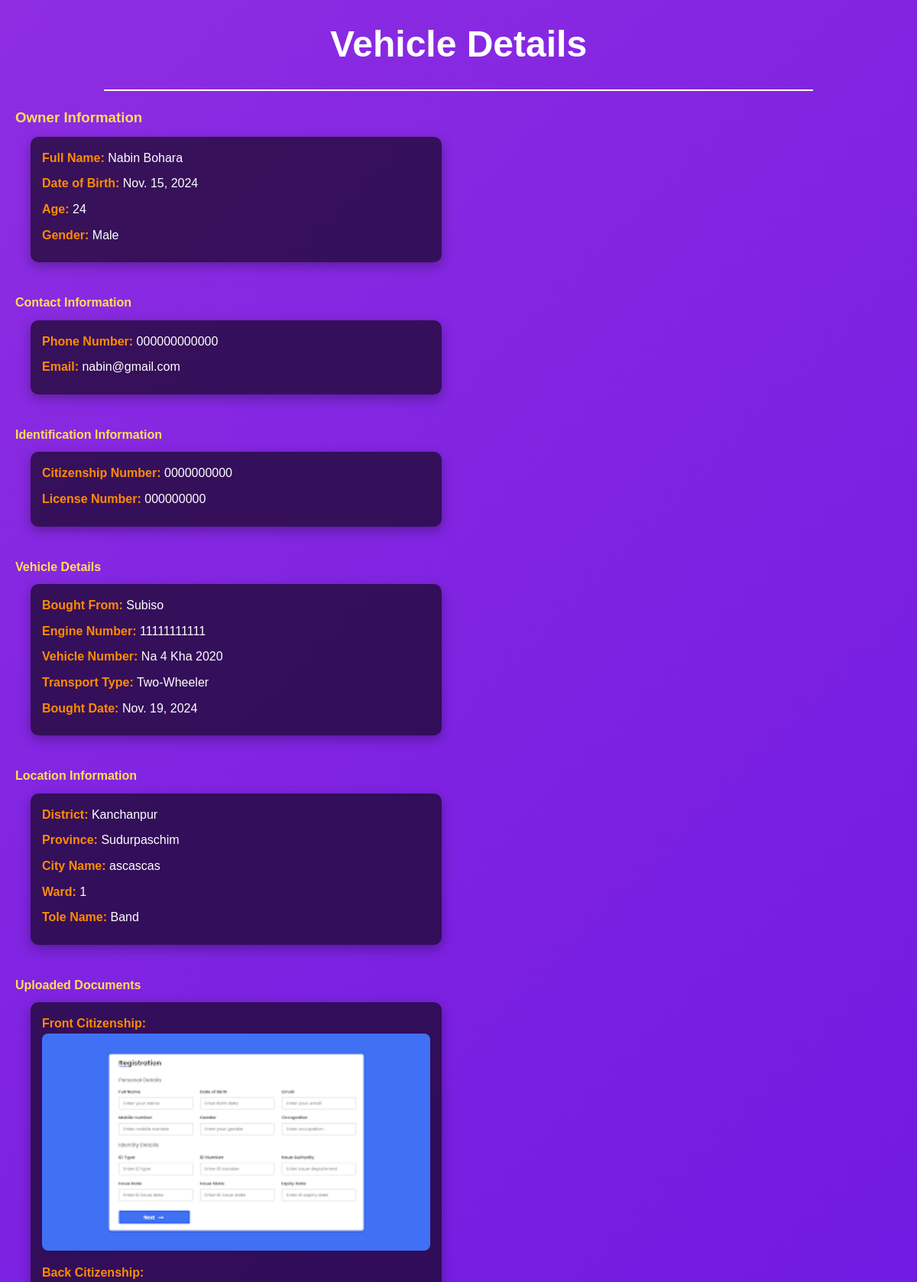
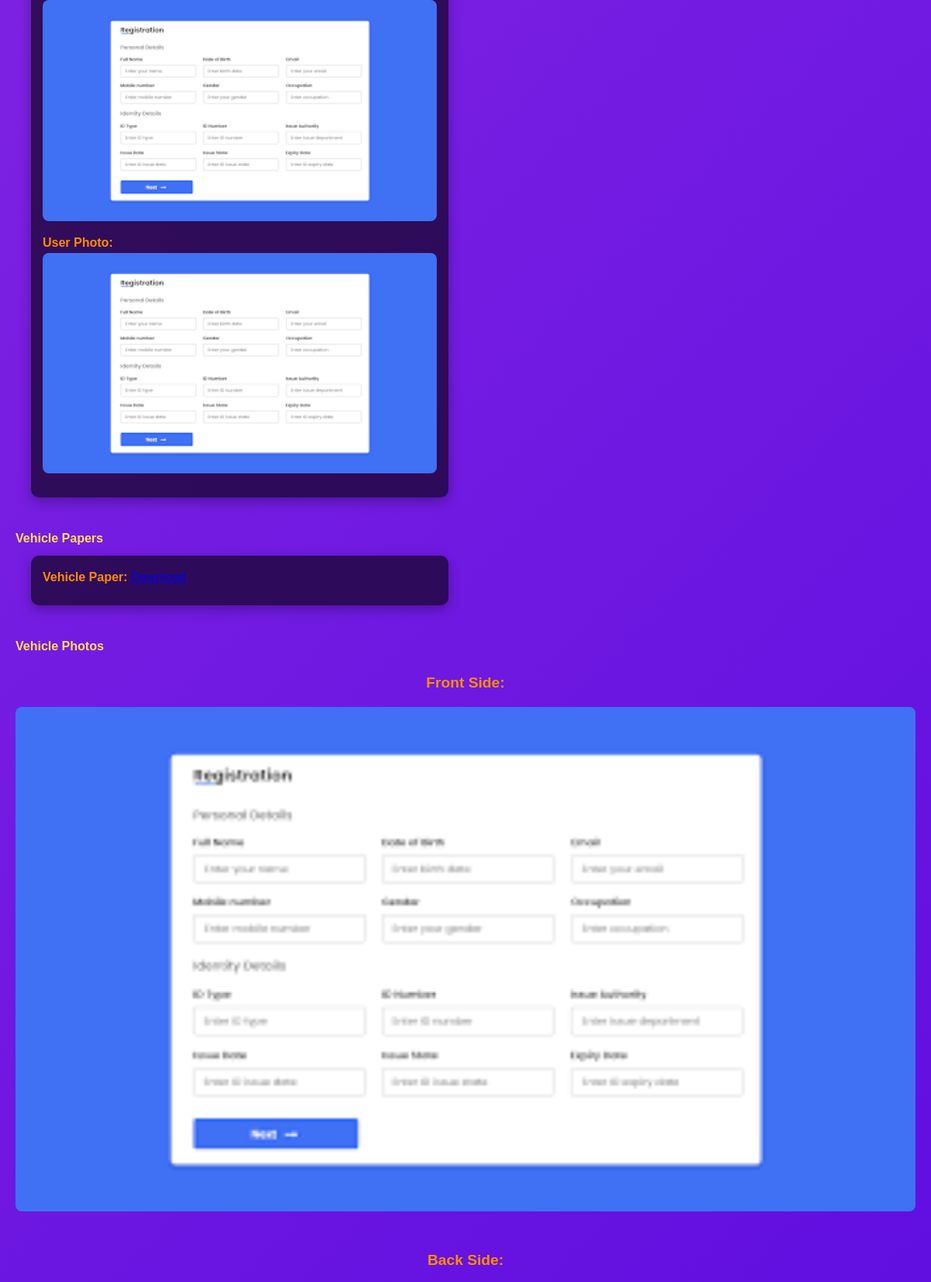
The app's page /vehicles/1/ (upper part) with its own data (2 pictures, top to bottom).
### complaints/models.py (models this page shows, shortened)
class VehicleRegistration(models.Model):
    full_name = models.CharField(max_length=255)
    date_of_birth = models.DateField()
    age = models.IntegerField()
    gender_choices = [('M', 'Male'), ('F', 'Female'), ('O', 'Other')]
    gender = models.CharField(max_length=1, choices=gender_choices)
    phone_number = models.CharField(max_length=15)
    email = models.EmailField()
    citizenship_no = models.CharField(max_length=50)
    licence_no = models.CharField(max_length=50)
    bought_from = models.CharField(max_length=255)
    engine_no = models.CharField(max_length=50)
    vehicle_no = models.CharField(max_length=50)  # Save Nepali numbers here
    transpo_type_choices = [('Two-Wheeler', 'Two-Wheeler'), ('Four-Wheeler', 'Four-Wheeler'), ('Heavy Vehicle', 'Heavy Vehicle')]
    transpo_type = models.CharField(max_length=20, choices=transpo_type_choices)
    bought_date = models.DateField()
    district = models.CharField(max_length=100)
    province = models.CharField(max_length=100)
    city_name = models.CharField(max_length=100)
    ward = models.IntegerField()
    tole_name = models.CharField(max_length=100)
    front_citizenship = models.ImageField(upload_to='documents/citizenship/front/')
    back_citizenship = models.ImageField(upload_to='documents/citizenship/back/')
    user_photo = models.ImageField(upload_to='documents/user_photos/')
    vehicle_papers = models.FileField(upload_to='documents/vehicle_papers/', blank=True, null=True)
    vehicle_front_photo = models.ImageField(upload_to='vehicles/photos/front/')
    vehicle_back_photo = models.ImageField(upload_to='vehicles/photos/back/')
    vehicle_left_photo = models.ImageField(upload_to='vehicles/photos/left/')
    vehicle_right_photo = models.ImageField(upload_to='vehicles/photos/right/')

### complaints/views.py (the view)
# urls.py: path('vehicles/<int:vehicle_id>/', views.view_vehicle_details, name='view_vehicle_details'),
def view_vehicle_details(request, vehicle_id):
    vehicle = get_object_or_404(VehicleRegistration, id=vehicle_id)
    return render(request, 'vehicle_details.html', {'vehicle': vehicle})

### complaints/templates/vehicle_details.html (shortened to what this page needs)
<!DOCTYPE html>
<html lang="en">
<head>
</head>
<body>
    <h1>Vehicle Details</h1>
    <hr>
    <h3>Owner Information</h3>
    <div class="info-container">
        <div class="info-item">
            <p><strong>Full Name:</strong> {{ vehicle.full_name }}</p>
            <p><strong>Date of Birth:</strong> {{ vehicle.date_of_birth }}</p>
            <p><strong>Age:</strong> {{ vehicle.age }}</p>
            <p><strong>Gender:</strong> {{ vehicle.get_gender_display }}</p>
        </div>
    </div>
    <h4>Contact Information</h4>
    <div class="info-container">
        <div class="info-item">
            <p><strong>Phone Number:</strong> {{ vehicle.phone_number }}</p>
            <p><strong>Email:</strong> {{ vehicle.email }}</p>
        </div>
    </div>
    <h4>Identification Information</h4>
    <div class="info-container">
        <div class="info-item">
            <p><strong>Citizenship Number:</strong> {{ vehicle.citizenship_no }}</p>
            <p><strong>License Number:</strong> {{ vehicle.licence_no }}</p>
        </div>
    </div>
    <h4>Vehicle Details</h4>
    <div class="info-container">
        <div class="info-item">
            <p><strong>Bought From:</strong> {{ vehicle.bought_from }}</p>
            <p><strong>Engine Number:</strong> {{ vehicle.engine_no }}</p>
            <p><strong>Vehicle Number:</strong> <span style="font-family: 'Preeti', sans-serif;">{{ vehicle.vehicle_no }}</span></p>
            <p><strong>Transport Type:</strong> {{ vehicle.get_transpo_type_display }}</p>
            <p><strong>Bought Date:</strong> {{ vehicle.bought_date }}</p>
        </div>
    </div>
    <h4>Location Information</h4>
    <div class="info-container">
        <div class="info-item">
            <p><strong>District:</strong> {{ vehicle.district }}</p>
            <p><strong>Province:</strong> {{ vehicle.province }}</p>
            <p><strong>City Name:</strong> {{ vehicle.city_name }}</p>
            <p><strong>Ward:</strong> {{ vehicle.ward }}</p>
            <p><strong>Tole Name:</strong> {{ vehicle.tole_name }}</p>
        </div>
    </div>
    <h4>Uploaded Documents</h4>
    <div class="info-container">
        <div class="info-item">
            <p><strong>Front Citizenship:</strong> <img src="{{ vehicle.front_citizenship.url }}" alt="Front Citizenship"></p>
            <p><strong>Back Citizenship:</strong> <img src="{{ vehicle.back_citizenship.url }}" alt="Back Citizenship"></p>
            <p><strong>User Photo:</strong> <img src="{{ vehicle.user_photo.url }}" alt="User Photo"></p>
        </div>
    </div>
    <h4>Vehicle Papers</h4>
    <div class="info-container">
        {% if vehicle.vehicle_papers %}
            <div class="info-item">
                <p><strong>Vehicle Paper:</strong> <a href="{{ vehicle.vehicle_papers.url }}" target="_blank">Download</a></p>
            </div>
        {% else %}
            <p>No vehicle papers uploaded.</p>
        {% endif %}
    </div>
    <h4>Vehicle Photos</h4>
    <div class="vehicle-images">
        <p><strong>Front Side:</strong> <img src="{{ vehicle.vehicle_front_photo.url }}" alt="Front Side"></p>
        <p><strong>Back Side:</strong> <img src="{{ vehicle.vehicle_back_photo.url }}" alt="Back Side"></p>
    </div>
</body>
</html>

### complaints/templates/vehicle_details.html (style rules this page uses)
* { margin: 0; padding: 0; box-sizing: border-box; }
body { font-family: 'Arial', sans-serif; background: linear-gradient(135deg, #8e2de2, #4a00e0); color: #fff; padding: 20px; line-height: 1.6; }
h1 { text-align: center; font-size: 3rem; margin-bottom: 20px; color: #fff; }
hr { border: 1px solid #fff; width: 80%; margin: 20px auto; }
h3, h4 { color: #ffdd57; margin-bottom: 10px; }
p { margin-bottom: 10px; font-size: 1.1rem; }
strong { color: #ff8c00; }
img { border-radius: 8px; transition: transform 0.3s ease; }
.info-container { display: flex; flex-wrap: wrap; justify-content: space-between; gap: 20px; margin: 0 auto; margin-bottom: 40px; align-items: center; max-width: 1200px; padding: 0 20px; }
.info-item { background-color: rgba(0, 0, 0, 0.6); padding: 15px; border-radius: 10px; width: 48%; box-shadow: 0px 5px 15px rgba(0, 0, 0, 0.3); }
.info-item p { margin-bottom: 8px; font-size: 1rem; }
.info-item img { width: 100%; height: auto; }
.vehicle-images img { width: 100%; margin-top: 10px; }
.vehicle-images { display: flex; flex-wrap: wrap; gap: 20px; }
.vehicle-images p { width: 100%; text-align: center; margin-top: 10px; }
.vehicle-images p strong { display: block; margin-bottom: 5px; font-size: 1.2rem; }

### records on screen
VehicleRegistration: full_name "Nabin Bohara", date_of_birth "Nov. 15, 2024", age "24", gender "Male", phone_number "000000000000", email "nabin@gmail.com", citizenship_no "0000000000", licence_no "000000000", bought_from "Subiso", engine_no "11111111111", vehicle_no "Na 4 Kha 2020", transpo_type "Two-Wheeler", bought_date "Nov. 19, 2024", district "Kanchanpur", province "Sudurpaschim", city_name "ascascas", ward "1", tole_name "Band", front_citizenship (picture), back_citizenship (picture), user_photo (picture), vehicle_front_photo (picture)
